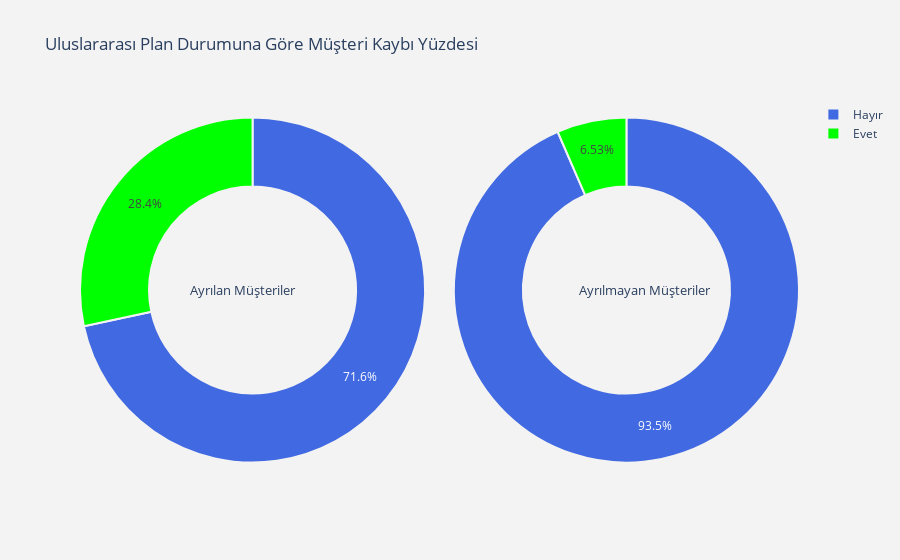

Notebook code for this chart:
### Code cell
x="international plan"
plot_pie(x)

### Figure 1 — Plotly figure (JSON) as saved in the notebook; plotly's stock layout.template omitted (floating-point values rounded to 4 significant figures)
{"data": [{"domain": {"x": [0, 0.48]}, "hole": 0.6, "hoverinfo": "label+percent+name", "labels": ["Hayır", "Evet"], "marker": {"colors": ["royalblue", "lime"], "line": {"color": "rgb(243,243,243)", "width": 2}}, "name": "Ayrılan Müşteriler", "type": "pie", "values": [346, 137]}, {"domain": {"x": [0.52, 1]}, "hole": 0.6, "hoverinfo": "label+percent+name", "labels": ["Hayır", "Evet"], "marker": {"colors": ["royalblue", "lime"], "line": {"color": "rgb(243,243,243)", "width": 2}}, "name": "Ayrılmayan Müşteriler", "type": "pie", "values": [2664, 186]}], "layout": {"annotations": [{"font": {"size": 13}, "showarrow": false, "text": "Ayrılan Müşteriler", "x": 0.15, "y": 0.5}, {"font": {"size": 13}, "showarrow": false, "text": "Ayrılmayan Müşteriler", "x": 0.88, "y": 0.5}], "paper_bgcolor": "rgb(243,243,243)", "plot_bgcolor": "rgb(243,243,243)", "title": {"text": "Uluslararası Plan Durumuna Göre Müşteri Kaybı Yüzdesi"}}}
